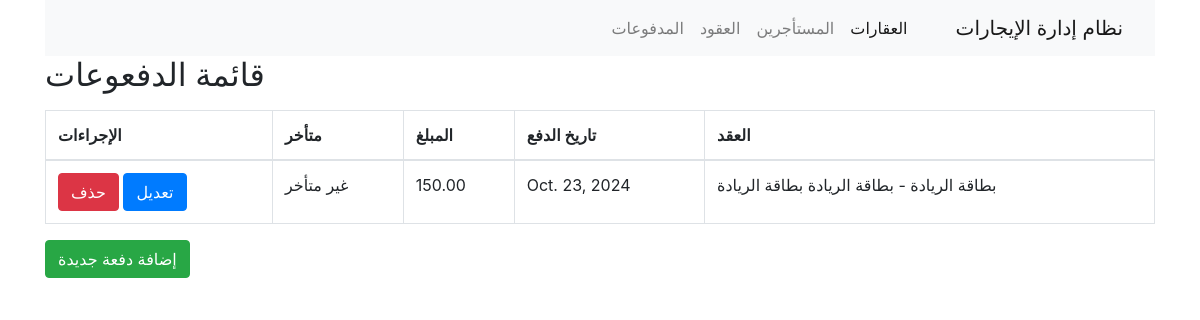
/payments/, run on an earlier commit of the app's database.
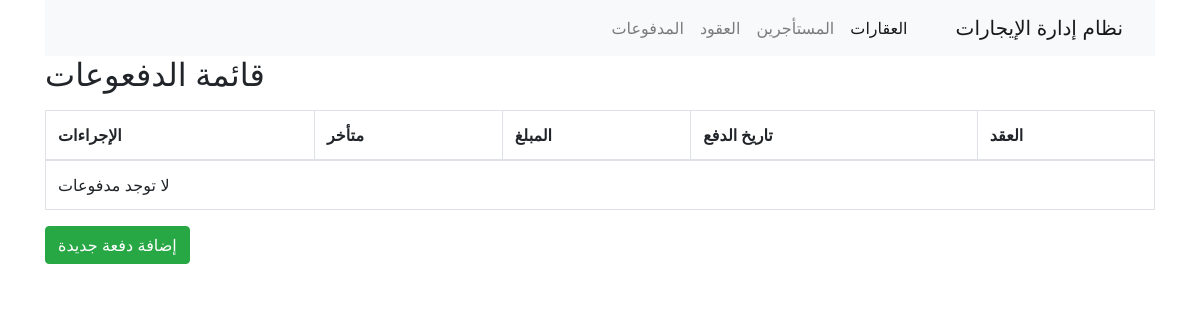
And on a later commit of the database.
### properties/models.py (models this page shows, shortened)
class Payment(models.Model):
    contract = models.ForeignKey(Contract, verbose_name="العقد", on_delete=models.CASCADE)
    payment_date = models.DateField(verbose_name="تاريخ الدفع")
    amount = models.DecimalField(verbose_name="المبلغ", max_digits=10, decimal_places=2)
    is_late = models.BooleanField(verbose_name="هل تأخرت الدفعة؟", default=False)
    notes = models.TextField(verbose_name="ملاحظات الدفعة", blank=True, null=True)

class Contract(models.Model):
    property = models.ForeignKey(Property, verbose_name="العقار", on_delete=models.CASCADE)
    tenant = models.ForeignKey(Tenant, verbose_name="المستأجر", on_delete=models.CASCADE)
    start_date = models.DateField(verbose_name="تاريخ البدء")
    end_date = models.DateField(verbose_name="تاريخ الانتهاء")
    monthly_rent = models.DecimalField(verbose_name="الإيجار الشهري", max_digits=10, decimal_places=2)
    deposit = models.DecimalField(verbose_name="التأمين", max_digits=10, decimal_places=2)
    notes = models.TextField(verbose_name="ملاحظات العقد", blank=True, null=True)
    is_active = models.BooleanField(verbose_name="العقد نشط", default=True, null=True)

class Property(models.Model):
    PROPERTY_TYPES = [
        ('apartment', 'شقة'),
        ('officestation', 'مكتب'),
        ('store', 'متجر'),
    ]
    name = models.CharField(verbose_name="اسم العقار", max_length=100)
    address = models.TextField(verbose_name="العنوان")
    property_type = models.CharField(verbose_name="نوع العقار", max_length=20, choices=PROPERTY_TYPES)
    num_rooms = models.IntegerField(verbose_name="عدد الغرف")
    available = models.BooleanField(verbose_name="متاح", default=True)
    description = models.TextField(verbose_name="الوصف", blank=True, null=True)
    created_at = models.DateTimeField(verbose_name="تاريخ الإضافة", auto_now_add=True)

class Tenant(models.Model):
    first_name = models.CharField(verbose_name="الاسم الأول", max_length=50)
    last_name = models.CharField(verbose_name="الاسم الأخير", max_length=50)
    phone = models.CharField(verbose_name="رقم الهاتف", max_length=15)
    email = models.EmailField(verbose_name="البريد الإلكتروني")
    address = models.TextField(verbose_name="العنوان المستأجر")
    id_number = models.CharField(verbose_name="رقم الهوية", max_length=20, unique=True)

### properties/views.py (the view)
# urls.py: path('payments/', PaymentListView.as_view(), name='payment_list'),
class PaymentListView(ListView):
    model = Payment
    template_name = 'payment_list.html'
    context_object_name = 'payments'
    paginate_by = 10

### properties/templates/payment_list.html
{% extends 'base.html' %}
{% block content %}
<h2>قائمة الدفعوعات</h2>
<table class="table table-bordered mt-3">
    <thead>
        <tr>
            <th>العقد</th>
            <th>تاريخ الدفع</th>
            <th>المبلغ</th>
            <th>متأخر</th>
            <th>الإجراءات</th>
        </tr>
    </thead>
    <tbody>
        {% for payment in payments %}
        <tr>
            <td>{{ payment.contract.property.name }} - {{ payment.contract.tenant.first_name }} {{ payment.contract.tenant.last_name }}</td>
            <td>{{ payment.payment_date }}</td>
            <td>{{ payment.amount }}</td>
            <td>{{ payment.is_late|yesno:"متأخر,غير متأخر" }}</td>
            <td>
                <a href="{% url 'payment_edit' payment.pk %}" class="btn btn-primary">تعديل</a>
                <a href="{% url 'payment_delete' payment.pk %}" class="btn btn-danger">حذف</a>
            </td>
        </tr>
      {% empty %}
      <tr>
          <td colspan="5">لا توجد مدفوعات</td>
      </tr>
      {% endfor %}
    </tbody>
</table>
<a href="{% url 'payment_add' %}" class="btn btn-success">إضافة دفعة جديدة</a>
{% endblock %}

### properties/templates/base.html (shortened to what this page needs)
<!DOCTYPE html>
<html lang="ar" dir="rtl">
<head>
    <link rel="stylesheet" href="https://stackpath.bootstrapcdn.com/bootstrap/4.5.2/css/bootstrap.min.css">
</head>
<body>
<div class="container">
    <nav class="navbar navbar-expand-lg navbar-light bg-light">
        <a class="navbar-brand" href="#">نظام إدارة الإيجارات</a>
        <div class="collapse navbar-collapse" id="mainNav">
            <ul class="navbar-nav ml-auto">
                <li class="nav-item active">
                    <a class="nav-link" href="{% url 'property_list' %}">العقارات <span class="sr-only">(current)</span></a>
                </li>
                <li class="nav-item">
                    <a class="nav-link" href="{% url 'tenant_list' %}">المستأجرين</a>
                </li>
                <li class="nav-item">
                    <a class="nav-link" href="{% url 'contract_list' %}">العقود</a>
                </li>
                <li class="nav-item">
                    <a class="nav-link" href="{% url 'payment_list' %}">المدفوعات</a>
                </li>
            </ul>
        </div>
    </nav>
        {% block content %}
        {% endblock %}
    </div>
</body>
</html>

What changed in the data, as far as the page shows it:
removed Payment: contract.property.name "بطاقة الريادة", contract.tenant.first_name "بطاقة الريادة", contract.tenant.last_name "بطاقة الريادة", payment_date "Oct. 23, 2024", amount "150.00", is_late "غير متأخر"
Also different on the page:
text now shown: "لا توجد مدفوعات"
